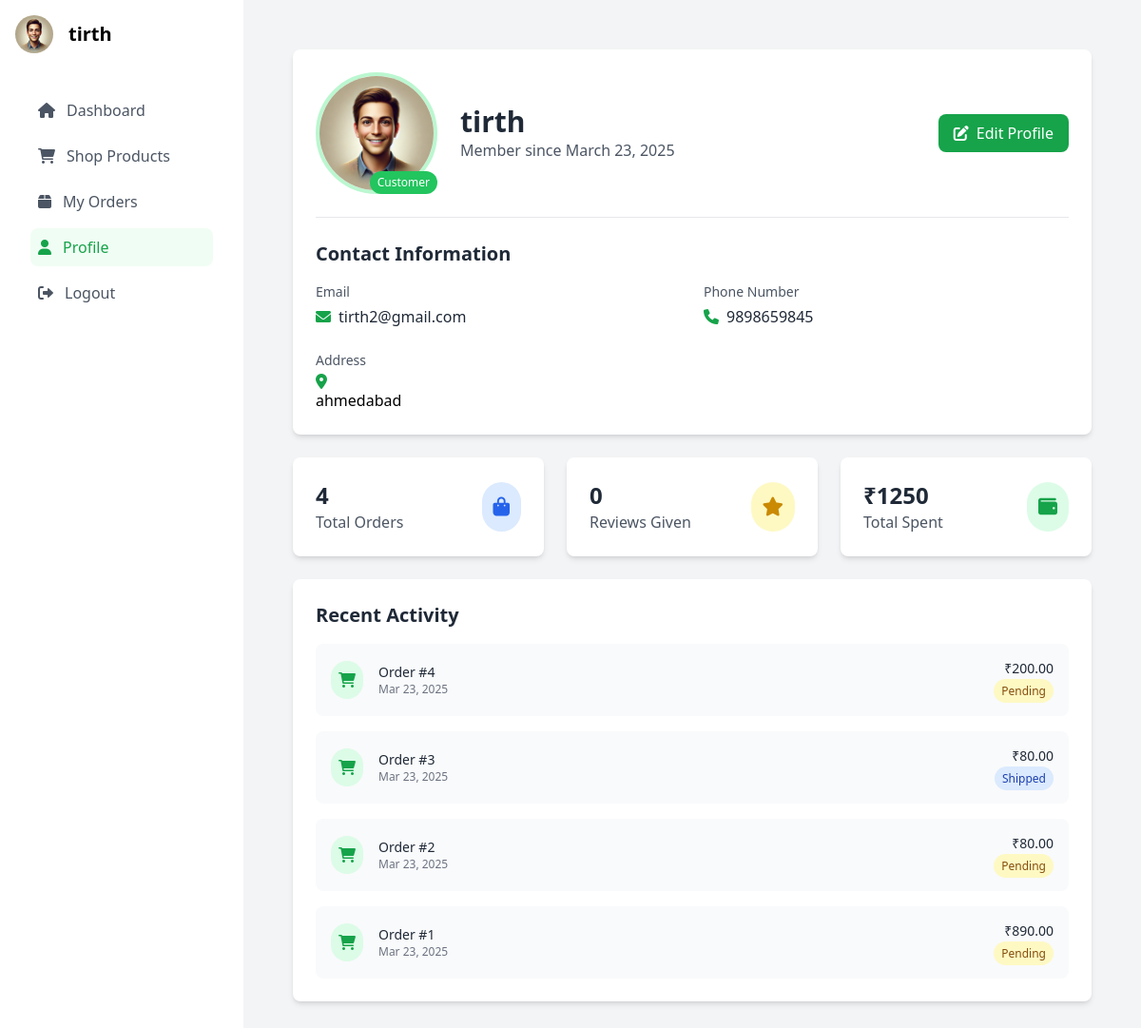
Screenshot of /customer/profile/ (signed in) with the database file from the repository.
### api/models.py (models this page shows, shortened)
class User(AbstractBaseUser, PermissionsMixin):
    ROLE_CHOICES = [
        ('Farmer', 'Farmer'),
        ('Customer', 'Customer'),
        ('Admin', 'Admin'),
        ('Verifier', 'Verifier'),
    ]
    user_id = models.AutoField(primary_key=True)
    full_name = models.CharField(max_length=100)
    email = models.EmailField(unique=True)
    phone_number = models.CharField(max_length=15)
    role = models.CharField(max_length=10, choices=ROLE_CHOICES, default='Customer')
    is_active = models.BooleanField(default=True)
    is_staff = models.BooleanField(default=False)
    objects = UserManager()
    USERNAME_FIELD = 'email'
    REQUIRED_FIELDS = ['full_name', 'phone_number']

class CustomerProfile(models.Model):
    user = models.OneToOneField(User, on_delete=models.CASCADE, related_name='customer_profile')
    photo = models.ImageField(upload_to='profile_photos/', null=True, blank=True)
    phone_number = models.CharField(max_length=15, blank=True)
    address = models.TextField(blank=True)
    created_at = models.DateTimeField(auto_now_add=True)
    updated_at = models.DateTimeField(auto_now=True)
    class Meta:
        verbose_name = 'Customer Profile'
        verbose_name_plural = 'Customer Profiles'

class Order(models.Model):
    STATUS_CHOICES = [
        ('Pending', 'Pending'),
        ('Shipped', 'Shipped'),
        ('Delivered', 'Delivered'),
        ('Cancelled', 'Cancelled'),
    ]
    PAYMENT_STATUS_CHOICES = [
        ('Pending', 'Pending'),
        ('Completed', 'Completed'),
        ('Failed', 'Failed'),
    ]
    order_id = models.AutoField(primary_key=True)
    customer = models.ForeignKey(User, on_delete=models.CASCADE)
    total_price = models.DecimalField(max_digits=10, decimal_places=2)
    order_date = models.DateTimeField(auto_now_add=True)
    order_status = models.CharField(max_length=20, choices=STATUS_CHOICES, default='Pending')
    placed_at = models.DateTimeField(auto_now_add=True)
    payment_status = models.CharField(max_length=20, choices=PAYMENT_STATUS_CHOICES, default='Pending')

### api/views.py (the view)
# urls.py: path('customer/profile/', views.customer_profile, name='customer_profile'),
@login_required
def customer_profile(request):
    if request.user.role != 'Customer':
        messages.error(request, 'Only customers can view this profile.')
        return redirect('home')
    try:
        customer_profile = CustomerProfile.objects.get(user=request.user)
    except CustomerProfile.DoesNotExist:
        customer_profile = CustomerProfile.objects.create(user=request.user)
    orders = Order.objects.filter(customer=request.user).exclude(order_status='Cart')
    total_orders = orders.count()
    total_spent = orders.aggregate(total=Sum('total_price'))['total'] or 0
    recent_orders = orders.order_by('-placed_at')[:5]
    total_reviews = Review.objects.filter(customer=request.user).count()
    context = {
        'customer_profile': customer_profile,
        'total_orders': total_orders,
        'total_reviews': total_reviews,
        'total_spent': total_spent,
        'recent_orders': recent_orders,
    }
    return render(request, 'customer/profile.html', context)

### templates/customer/profile.html
{% extends 'customer/customer_base.html' %}
{% block content %}
<div class="flex flex-col p-5">
    <div class="bg-white rounded-lg shadow-md p-6 mb-6">
        <div class="flex items-center justify-between mb-6">
            <div class="flex items-center">
                <div class="relative">
                    {% if customer_profile.photo %}
                        <img src="{{ customer_profile.photo.url }}" alt="Profile Photo" class="w-32 h-32 rounded-full border-4 border-green-200">
                    {% else %}
                        <img src="/media/profile_photos/default.jpg" alt="Default Profile" class="w-32 h-32 rounded-full border-4 border-green-200">
                    {% endif %}
                    <span class="absolute bottom-0 right-0 bg-green-500 text-white text-xs px-2 py-1 rounded-full">Customer</span>
                </div>
                <div class="ml-6">
                    <h1 class="text-3xl font-bold text-gray-800">{{ user.full_name }}</h1>
                    <p class="text-gray-600">Member since {{ customer_profile.created_at|date:"F j, Y" }}</p>
                </div>
            </div>
            <a href="{% url 'edit_customer_profile' %}" class="bg-green-600 text-white px-4 py-2 rounded-lg hover:bg-green-700 transition-colors">
                <i class="fas fa-edit mr-2"></i>Edit Profile
            </a>
        </div>
        <div class="border-t pt-6">
            <h2 class="text-xl font-semibold text-gray-800 mb-4">Contact Information</h2>
            <div class="grid grid-cols-1 md:grid-cols-2 gap-6">
                <div>
                    <p class="text-sm text-gray-600 mb-1">Email</p>
                    <p class="text-gray-800 flex items-center">
                        <i class="fas fa-envelope mr-2 text-green-600"></i>
                        {{ user.email }}
                    </p>
                </div>
                <div>
                    <p class="text-sm text-gray-600 mb-1">Phone Number</p>
                    <p class="text-gray-800 flex items-center">
                        <i class="fas fa-phone mr-2 text-green-600"></i>
                        {{ customer_profile.phone_number|default:"Not provided" }}
                    </p>
                </div>
                <div class="md:col-span-2">
                    <p class="text-sm text-gray-600 mb-1">Address</p>
                    <p class="text-gray-800 flex items-center">
                        <i class="fas fa-map-marker-alt mr-2 text-green-600"></i>
                        {{ customer_profile.address|default:"Not provided"|linebreaks }}
                    </p>
                </div>
            </div>
        </div>
    </div>
    <div class="grid grid-cols-1 md:grid-cols-3 gap-6 mb-6">
        <div class="bg-white rounded-lg shadow-md p-6">
            <div class="flex items-center justify-between">
                <div>
                    <p class="text-2xl font-bold text-gray-800">{{ total_orders|default:"0" }}</p>
                    <p class="text-gray-600">Total Orders</p>
                </div>
                <div class="p-3 bg-blue-100 rounded-full">
                    <i class="fas fa-shopping-bag text-blue-600 text-xl"></i>
                </div>
            </div>
        </div>
        <div class="bg-white rounded-lg shadow-md p-6">
            <div class="flex items-center justify-between">
                <div>
                    <p class="text-2xl font-bold text-gray-800">{{ total_reviews|default:"0" }}</p>
                    <p class="text-gray-600">Reviews Given</p>
                </div>
                <div class="p-3 bg-yellow-100 rounded-full">
                    <i class="fas fa-star text-yellow-600 text-xl"></i>
                </div>
            </div>
        </div>
        <div class="bg-white rounded-lg shadow-md p-6">
            <div class="flex items-center justify-between">
                <div>
                    <p class="text-2xl font-bold text-gray-800">₹{{ total_spent|default:"0" }}</p>
                    <p class="text-gray-600">Total Spent</p>
                </div>
                <div class="p-3 bg-green-100 rounded-full">
                    <i class="fas fa-wallet text-green-600 text-xl"></i>
                </div>
            </div>
        </div>
    </div>
    <div class="bg-white rounded-lg shadow-md p-6">
        <h2 class="text-xl font-semibold text-gray-800 mb-4">Recent Activity</h2>
        {% if recent_orders %}
            <div class="space-y-4">
                {% for order in recent_orders %}
                <div class="flex items-center justify-between p-4 bg-gray-50 rounded-lg">
                    <div class="flex items-center">
                        <div class="p-2 bg-green-100 rounded-full">
                            <i class="fas fa-shopping-cart text-green-600"></i>
                        </div>
                        <div class="ml-4">
                            <p class="text-sm font-medium text-gray-800">Order #{{ order.order_id }}</p>
                            <p class="text-xs text-gray-500">{{ order.placed_at|date:"M d, Y" }}</p>
                        </div>
                    </div>
                    <div class="text-right">
                        <p class="text-sm font-medium text-gray-800">₹{{ order.total_price }}</p>
                        <span class="text-xs px-2 py-1 rounded-full
                            {% if order.order_status == 'Delivered' %}bg-green-100 text-green-800
                            {% elif order.order_status == 'Pending' %}bg-yellow-100 text-yellow-800
                            {% elif order.order_status == 'Cancelled' %}bg-red-100 text-red-800
                            {% else %}bg-blue-100 text-blue-800{% endif %}">
                            {{ order.order_status }}
                        </span>
                    </div>
                </div>
                {% endfor %}
            </div>
        {% else %}
            <p class="text-gray-500 text-center py-4">No recent activity</p>
        {% endif %}
    </div>
</div>
{% endblock %}

### templates/customer/customer_base.html (shortened to what this page needs)
<!DOCTYPE html>
<html lang="en">
<head>
    <script src="https://cdn.tailwindcss.com"></script>
    <link rel="stylesheet" href="https://cdnjs.cloudflare.com/ajax/libs/font-awesome/6.0.0/css/all.min.css">
</head>
<body class="bg-gray-100">
    <div class="flex min-h-screen">
        <div class="w-64 bg-white p-4">
            <div class="flex items-center mb-6">
                {% if user.customer_profile.photo %}
                    <img src="{{ user.customer_profile.photo.url }}" alt="User Avatar" class="w-10 h-10 rounded-full object-cover">
                {% else %}
                    <img src="/media/profile_photos/default.jpg" alt="Default Avatar" class="w-10 h-10 rounded-full object-cover">
                {% endif %}
                <span class="text-xl font-semibold ml-4">{{ user.full_name }}</span>
            </div>
            <nav class="flex-1 p-4">
                <ul class="space-y-2">
                    <li>
                        <a href="{% url 'customer_dashboard' %}"
                           class="flex items-center p-2 rounded-lg {% if request.resolver_match.url_name == 'customer_dashboard' %}bg-green-50 text-green-600{% else %}text-gray-600 hover:bg-gray-50{% endif %}">
                            <i class="fas fa-home mr-3"></i>
                            <span>Dashboard</span>
                        </a>
                    </li>
                    <li>
                        <a href="{% url 'shop_products' %}"
                           class="flex items-center p-2 rounded-lg {% if request.resolver_match.url_name == 'shop_products' %}bg-green-50 text-green-600{% else %}text-gray-600 hover:bg-gray-50{% endif %}">
                            <i class="fas fa-shopping-cart mr-3"></i>
                            <span>Shop Products</span>
                        </a>
                    </li>
                    <li>
                        <a href="{% url 'customer_orders' %}"
                           class="flex items-center p-2 rounded-lg {% if request.resolver_match.url_name == 'customer_orders' %}bg-green-50 text-green-600{% else %}text-gray-600 hover:bg-gray-50{% endif %}">
                            <i class="fas fa-box mr-3"></i>
                            <span>My Orders</span>
                        </a>
                    </li>
                    <li>
                        <a href="{% url 'customer_profile' %}"
                           class="flex items-center p-2 rounded-lg {% if request.resolver_match.url_name == 'customer_profile' %}bg-green-50 text-green-600{% else %}text-gray-600 hover:bg-gray-50{% endif %}">
                            <i class="fas fa-user mr-3"></i>
                            <span>Profile</span>
                        </a>
                    </li>
                    <li>
                        <a href="{% url 'logout' %}"
                           class="flex items-center p-2 text-gray-600 hover:bg-gray-50 rounded-lg">
                            <i class="fas fa-sign-out-alt mr-3"></i>
                            <span>Logout</span>
                        </a>
                    </li>
                </ul>
            </nav>
        </div>
        <div class="flex-1">
            <div class="p-8">
                {% block content %}
                {% endblock %}
            </div>
        </div>
    </div>
</body>
</html>

### rows the page displays
User: customer_profile.photo (picture), full_name "tirth", email "tirth2@gmail.com"
CustomerProfile: photo (picture), created_at "March 23, 2025", phone_number "9898659845", address "ahmedabad"
Order: order_id "4", placed_at "Mar 23, 2025", total_price "200.00", order_status "Pending"
Order: order_id "3", placed_at "Mar 23, 2025", total_price "80.00", order_status "Shipped"
Order: order_id "2", placed_at "Mar 23, 2025", total_price "80.00", order_status "Pending"
Order: order_id "1", placed_at "Mar 23, 2025", total_price "890.00", order_status "Pending"

### other values shown
{{ total_orders|default:"0" }} "4"
{{ total_reviews|default:"0" }} "0"
{{ total_spent|default:"0" }} "1250"
